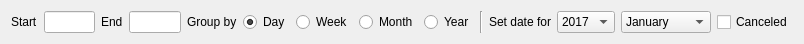
<?xml version="1.0" encoding="UTF-8"?>
<ui version="4.0">
 <class>FAccMonthlyReport</class>
 <widget class="QWidget" name="FAccMonthlyReport">
  <property name="geometry">
   <rect>
    <x>0</x>
    <y>0</y>
    <width>804</width>
    <height>40</height>
   </rect>
  </property>
  <property name="windowTitle">
   <string>Form</string>
  </property>
  <layout class="QVBoxLayout" name="verticalLayout">
   <item>
    <layout class="QHBoxLayout" name="horizontalLayout_2">
     <item>
      <widget class="QLabel" name="label">
       <property name="text">
        <string>Start</string>
       </property>
      </widget>
     </item>
     <item>
      <widget class="EDateEdit" name="deStart">
       <property name="maximumSize">
        <size>
         <width>100</width>
         <height>16777215</height>
        </size>
       </property>
      </widget>
     </item>
     <item>
      <widget class="QLabel" name="label_2">
       <property name="text">
        <string>End</string>
       </property>
      </widget>
     </item>
     <item>
      <widget class="EDateEdit" name="deEnd">
       <property name="maximumSize">
        <size>
         <width>100</width>
         <height>16777215</height>
        </size>
       </property>
      </widget>
     </item>
     <item>
      <widget class="QWidget" name="widget" native="true">
       <layout class="QHBoxLayout" name="horizontalLayout">
        <property name="leftMargin">
         <number>0</number>
        </property>
        <property name="topMargin">
         <number>0</number>
        </property>
        <property name="rightMargin">
         <number>0</number>
        </property>
        <property name="bottomMargin">
         <number>0</number>
        </property>
        <item>
         <widget class="QLabel" name="label_3">
          <property name="text">
           <string>Group by</string>
          </property>
         </widget>
        </item>
        <item>
         <widget class="QRadioButton" name="rbDay">
          <property name="focusPolicy">
           <enum>Qt::ClickFocus</enum>
          </property>
          <property name="text">
           <string>Day</string>
          </property>
          <property name="checked">
           <bool>true</bool>
          </property>
         </widget>
        </item>
        <item>
         <widget class="QRadioButton" name="rbWeek">
          <property name="focusPolicy">
           <enum>Qt::ClickFocus</enum>
          </property>
          <property name="text">
           <string>Week</string>
          </property>
         </widget>
        </item>
        <item>
         <widget class="QRadioButton" name="rbMonth">
          <property name="focusPolicy">
           <enum>Qt::ClickFocus</enum>
          </property>
          <property name="text">
           <string>Month</string>
          </property>
         </widget>
        </item>
        <item>
         <widget class="QRadioButton" name="rbYear">
          <property name="focusPolicy">
           <enum>Qt::ClickFocus</enum>
          </property>
          <property name="text">
           <string>Year</string>
          </property>
         </widget>
        </item>
        <item>
         <widget class="Line" name="line">
          <property name="orientation">
           <enum>Qt::Vertical</enum>
          </property>
         </widget>
        </item>
       </layout>
      </widget>
     </item>
     <item>
      <widget class="QLabel" name="label_4">
       <property name="text">
        <string>Set date for</string>
       </property>
      </widget>
     </item>
     <item>
      <widget class="EQComboBox" name="cbYear">
       <property name="focusPolicy">
        <enum>Qt::ClickFocus</enum>
       </property>
       <property name="currentText">
        <string>2017</string>
       </property>
       <item>
        <property name="text">
         <string>2017</string>
        </property>
       </item>
       <item>
        <property name="text">
         <string>2018</string>
        </property>
       </item>
      </widget>
     </item>
     <item>
      <widget class="EQComboBox" name="cbMonth">
       <property name="focusPolicy">
        <enum>Qt::ClickFocus</enum>
       </property>
       <item>
        <property name="text">
         <string>January</string>
        </property>
       </item>
       <item>
        <property name="text">
         <string>February</string>
        </property>
       </item>
       <item>
        <property name="text">
         <string>Mart</string>
        </property>
       </item>
       <item>
        <property name="text">
         <string>April</string>
        </property>
       </item>
       <item>
        <property name="text">
         <string>May</string>
        </property>
       </item>
       <item>
        <property name="text">
         <string>June</string>
        </property>
       </item>
       <item>
        <property name="text">
         <string>July</string>
        </property>
       </item>
       <item>
        <property name="text">
         <string>August</string>
        </property>
       </item>
       <item>
        <property name="text">
         <string>September</string>
        </property>
       </item>
       <item>
        <property name="text">
         <string>October</string>
        </property>
       </item>
       <item>
        <property name="text">
         <string>November</string>
        </property>
       </item>
       <item>
        <property name="text">
         <string>December</string>
        </property>
       </item>
      </widget>
     </item>
     <item>
      <spacer name="horizontalSpacer">
       <property name="orientation">
        <enum>Qt::Horizontal</enum>
       </property>
       <property name="sizeHint" stdset="0">
        <size>
         <width>40</width>
         <height>20</height>
        </size>
       </property>
      </spacer>
     </item>
     <item>
      <widget class="QCheckBox" name="chCanceled">
       <property name="focusPolicy">
        <enum>Qt::ClickFocus</enum>
       </property>
       <property name="text">
        <string>Canceled</string>
       </property>
      </widget>
     </item>
    </layout>
   </item>
  </layout>
 </widget>
 <customwidgets>
  <customwidget>
   <class>EDateEdit</class>
   <extends>QLineEdit</extends>
   <header location="global">edateedit.h</header>
  </customwidget>
  <customwidget>
   <class>EQComboBox</class>
   <extends>QComboBox</extends>
   <header location="global">eqcombobox.h</header>
  </customwidget>
 </customwidgets>
 <resources/>
 <connections/>
</ui>
